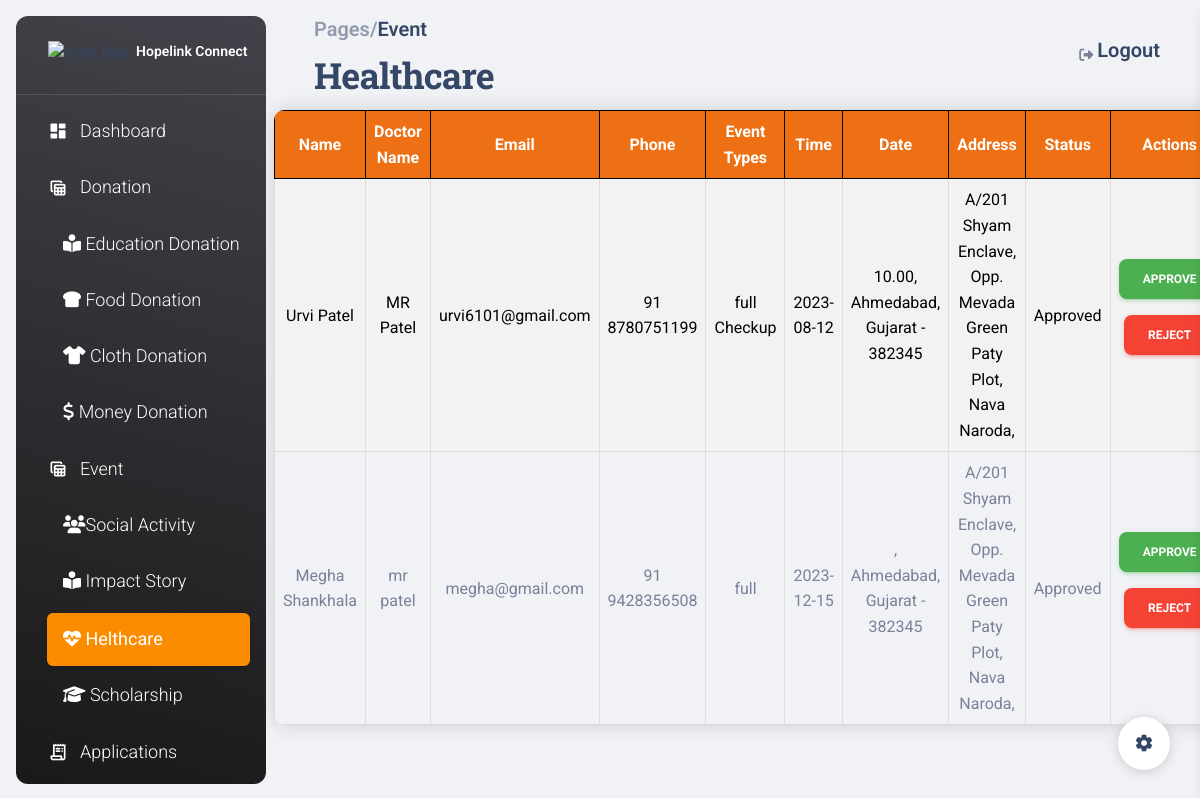
The page /admin_helthcare/ on the database its author committed.
### ngo/models.py (models this page shows, shortened)
class HealthCamp(models.Model):
    formType = models.CharField(max_length=255)
    username = models.CharField(max_length=100)
    name = models.CharField(max_length=100)
    email = models.EmailField()
    phone_code = models.CharField(max_length=5)
    phone_number = models.CharField(max_length=20)
    nameofdoctor = models.CharField(max_length=255)
    nameoforg = models.CharField(max_length=255, blank=True, null=True)
    types1 = models.CharField(max_length=255, blank=True, null=True)
    types2 = models.CharField(max_length=255, blank=True, null=True)
    types3 = models.CharField(max_length=255, blank=True, null=True)
    types4 = models.CharField(max_length=255, blank=True, null=True)
    types5 = models.CharField(max_length=255, blank=True, null=True)
    timeinput = models.CharField(max_length=8, blank=True, null=True)
    ampm = models.CharField(max_length=2, blank=True, null=True)
    date = models.CharField(max_length=20, blank=True, null=True)
    addrline1 = models.CharField(max_length=255)
    addresscity = models.CharField(max_length=255)
    addressstate = models.CharField(max_length=255)
    addresspostal = models.CharField(max_length=10)
    description = models.TextField()
    status = models.CharField(
        max_length=255,
        choices=[
            ("Pending", "Pending"),
            ("Approved", "Approved"),
            ("Rejected", "Rejected"),
        ],
        default="Pending",
        )

### ngo/views.py (the view, shortened to what this page needs)
# urls.py: path('admin_helthcare/', views.admin_helthcare, name='admin_helthcare'),
def admin_helthcare(request):
    health_camps = HealthCamp.objects.all()
    context = {
         'health_camps':health_camps,
    }
    return render(request, 'ngo/admin_helthcare.html',context)

### ngo/templates/ngo/admin_helthcare.html (shortened to what this page needs)
{% extends 'adminbase.html' %}
{% load static %}
{% block content %}
<nav class="navbar navbar-main navbar-expand-lg px-0 mx-4 shadow-none border-radius-xl" id="navbarBlur" navbar-scroll="true">
  <div class="container-fluid py-1 px-3">
    <nav aria-label="breadcrumb">
      <ol class="breadcrumb bg-transparent mb-0 pb-0 pt-1 px-0 me-sm-6 me-5">
        <li class="breadcrumb-item text-sm"><a class="opacity-5 text-dark" href="javascript:;"><h5>Pages/</h5></a></li>
        <li aria-current="page"><h5>Event</h5></li>
      </ol>
      <h2 class="font-weight-bolder mb-0">Healthcare</h2>
    </nav>
    <div class="collapse navbar-collapse mt-sm-0 mt-2 me-md-0 me-sm-4" id="navbar">
      <div class="ms-md-auto pe-md-3 d-flex align-items-center">
        <div class="input-group input-group-outline">
          <label class="form-label"></label>
        </div>
      </div>
      <ul class="navbar-nav  justify-content-end">
        <li class="nav-item d-flex align-items-center">
          <a href="javascript:;" class="nav-link text-body font-weight-bold px-0">
            <i class="fa fa-sign-out me-sm-1"></i>
            <a href="{% url 'login' %}"><span class="d-sm-inline d-none"><h5>Logout</h5></span></a>
          </a>
        </li>
      </ul>
    </div>
  </div>
</nav>
    <table class="custom-table">
        <tr>
            <th>Name</th>
            <th>Doctor Name</th>
            <th>Email</th>
            <th>Phone</th>
            <th>Event Types</th>
            <th>Time</th>
            <th>Date</th>
            <th>Address</th>
            <th>Status</th>
             <th>Actions</th>
        </tr>
        {% for health_camps in health_camps %}</td>
        <tr>
          <td>{{ health_camps.name }}</td>
          <td>{{ health_camps.nameofdoctor }}</td>
            <td>{{ health_camps.email }}</td>
            <td>{{ health_camps.phone_code }} {{ health_camps.phone_number }}</td>
            <td>{{ health_camps.types1 }}</td>
            <td>{{ health_camps.date }}</td>
            <td>{{ health_camps.timeinput }}{% if health_camps.addresscity %}, {% endif %} {{ health_camps.addresscity }}{% if health_camps.addressstate %}, {% endif %} {{ health_camps.addressstate }} - {{ health_camps.addresspostal }}</td>
            <td>{{ health_camps.addrline1 }}
            <td id="status-{{ health_camps.id }}">{{ health_camps.status }}</td>
            <td>
              <form action="{% url 'admin_helthcare' %}" method="post">
                <button type="submit" class="btn btn-success">Approve</button>
              </form>
              <form action="{% url 'admin_helthcare' %}" method="post">
                <button type="submit" class="btn btn-danger">Reject</button>
              </form>
            </td>
          </tr>
        {% endfor %}
    </table>
{% endblock %}

### ngo/templates/ngo/admin_helthcare.html (style rules this page uses)
.custom-table { border-collapse: collapse; width: 100%; margin-bottom: 20px; border-radius: 10px; overflow: hidden; box-shadow: 0 0 20px rgba(0, 0, 0, 0.15); }
.custom-table th, .custom-table td { border: 1px solid #dddddd; padding: 8px; text-align: center; }
.custom-table th { background-color: #f2f2f2; color: #333; }
.custom-table tr:nth-child(even) { background-color: #f2f2f2; }
.custom-table th { background-color: #ed7014; color: #ffff; font-weight: bold; border-color:#000; }
.custom-table tr:nth-child(even) { background-color: #f2f2f2; color:#000; }

### rows shown on the page
HealthCamp: name "Urvi Patel", nameofdoctor "MR Patel", email "urvi6101@gmail.com", phone_code "91", phone_number "8780751199", types1 "full Checkup", date "2023-08-12", timeinput "10.00", addresscity "Ahmedabad", addressstate "Gujarat", addresspostal "382345", addrline1 "A/201 Shyam Enclave, Opp. Mevada Green Paty Plot, Nava Naroda,", status "Approved"
HealthCamp: name "Megha Shankhala", nameofdoctor "mr patel", email "megha@gmail.com", phone_code "91", phone_number "9428356508", types1 "full", date "2023-12-15", addresscity "Ahmedabad", addressstate "Gujarat", addresspostal "382345", addrline1 "A/201 Shyam Enclave, Opp. Mevada Green Paty Plot, Nava Naroda,", status "Approved"
